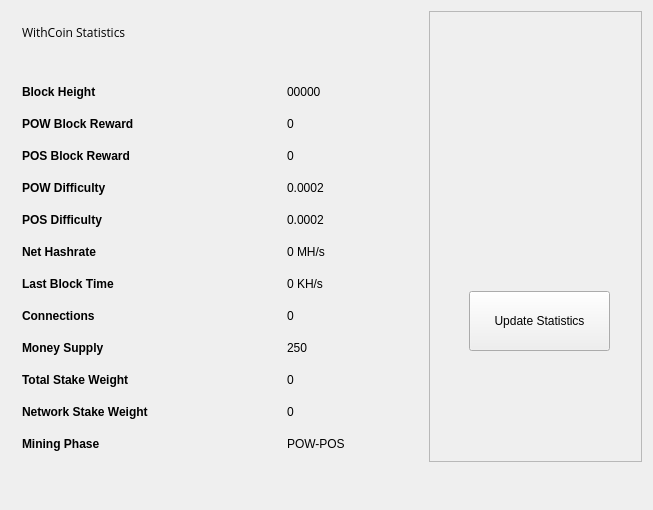
<?xml version="1.0" encoding="UTF-8"?>
<ui version="4.0">
 <class>StatisticsPage</class>
 <widget class="QWidget" name="StatisticsPage">
  <property name="windowModality">
   <enum>Qt::NonModal</enum>
  </property>
  <property name="geometry">
   <rect>
    <x>0</x>
    <y>0</y>
    <width>653</width>
    <height>510</height>
   </rect>
  </property>
  <property name="windowTitle">
   <string>Digging</string>
  </property>
  <property name="styleSheet">
   <string notr="true">font-family:'Open Sans, sans-serif';</string>
  </property>
  <layout class="QGridLayout" name="gridLayout">
   <property name="sizeConstraint">
    <enum>QLayout::SetMaximumSize</enum>
   </property>
   <item row="0" column="1">
    <widget class="QFrame" name="frame">
     <property name="minimumSize">
      <size>
       <width>213</width>
       <height>0</height>
      </size>
     </property>
     <property name="frameShape">
      <enum>QFrame::StyledPanel</enum>
     </property>
     <property name="frameShadow">
      <enum>QFrame::Raised</enum>
     </property>
     <widget class="QPushButton" name="startButton">
      <property name="geometry">
       <rect>
        <x>40</x>
        <y>280</y>
        <width>141</width>
        <height>60</height>
       </rect>
      </property>
      <property name="sizePolicy">
       <sizepolicy hsizetype="Fixed" vsizetype="Fixed">
        <horstretch>0</horstretch>
        <verstretch>0</verstretch>
       </sizepolicy>
      </property>
      <property name="minimumSize">
       <size>
        <width>120</width>
        <height>60</height>
       </size>
      </property>
      <property name="autoFillBackground">
       <bool>false</bool>
      </property>
      <property name="styleSheet">
       <string notr="true"/>
      </property>
      <property name="text">
       <string>Update Statistics</string>
      </property>
     </widget>
     <widget class="QLabel" name="label">
      <property name="geometry">
       <rect>
        <x>10</x>
        <y>10</y>
        <width>191</width>
        <height>191</height>
       </rect>
      </property>
      <property name="text">
       <string/>
      </property>
      <property name="pixmap">
       <pixmap resource="../bitcoin.qrc">:/icons/coinbg</pixmap>
      </property>
      <property name="scaledContents">
       <bool>true</bool>
      </property>
     </widget>
    </widget>
   </item>
   <item row="0" column="0">
    <widget class="QFrame" name="gridFrame_2">
     <layout class="QGridLayout" name="gridLayout_4">
      <item row="3" column="0">
       <layout class="QFormLayout" name="formLayout_2">
        <property name="fieldGrowthPolicy">
         <enum>QFormLayout::FieldsStayAtSizeHint</enum>
        </property>
        <property name="horizontalSpacing">
         <number>139</number>
        </property>
        <property name="verticalSpacing">
         <number>18</number>
        </property>
        <property name="rightMargin">
         <number>0</number>
        </property>
        <item row="1" column="0">
         <widget class="QLabel" name="label_14">
          <property name="text">
           <string>&lt;html&gt;&lt;head/&gt;&lt;body&gt;&lt;p&gt;&lt;span style=&quot; font-weight:600;&quot;&gt;Block Height&lt;/span&gt;&lt;/p&gt;&lt;/body&gt;&lt;/html&gt;</string>
          </property>
         </widget>
        </item>
        <item row="1" column="1">
         <widget class="QLabel" name="heightBox">
          <property name="text">
           <string>00000</string>
          </property>
         </widget>
        </item>
        <item row="2" column="0">
         <widget class="QLabel" name="label_12">
          <property name="text">
           <string>&lt;html&gt;&lt;head/&gt;&lt;body&gt;&lt;p&gt;&lt;span style=&quot; font-weight:600;&quot;&gt;POW Block Reward&lt;/span&gt;&lt;/p&gt;&lt;/body&gt;&lt;/html&gt;</string>
          </property>
         </widget>
        </item>
        <item row="2" column="1">
         <widget class="QLabel" name="rewardBox">
          <property name="text">
           <string>0</string>
          </property>
         </widget>
        </item>
        <item row="3" column="0">
         <widget class="QLabel" name="label_17">
          <property name="text">
           <string>&lt;html&gt;&lt;head/&gt;&lt;body&gt;&lt;p&gt;&lt;span style=&quot; font-weight:600;&quot;&gt;POS Block Reward&lt;/span&gt;&lt;/p&gt;&lt;/body&gt;&lt;/html&gt;</string>
          </property>
         </widget>
        </item>
        <item row="3" column="1">
         <widget class="QLabel" name="posrewardBox">
          <property name="text">
           <string>0</string>
          </property>
         </widget>
        </item>
        <item row="4" column="0">
         <widget class="QLabel" name="label_13">
          <property name="text">
           <string>&lt;html&gt;&lt;head/&gt;&lt;body&gt;&lt;p&gt;&lt;span style=&quot; font-weight:600;&quot;&gt;POW Difficulty&lt;/span&gt;&lt;/p&gt;&lt;/body&gt;&lt;/html&gt;</string>
          </property>
         </widget>
        </item>
        <item row="4" column="1">
         <widget class="QLabel" name="diffBox">
          <property name="text">
           <string>0.0002</string>
          </property>
         </widget>
        </item>
        <item row="5" column="0">
         <widget class="QLabel" name="label_9">
          <property name="text">
           <string>&lt;html&gt;&lt;head/&gt;&lt;body&gt;&lt;p&gt;&lt;span style=&quot; font-weight:600;&quot;&gt;POS Difficulty&lt;/span&gt;&lt;/p&gt;&lt;/body&gt;&lt;/html&gt;</string>
          </property>
         </widget>
        </item>
        <item row="5" column="1">
         <widget class="QLabel" name="diffBox2">
          <property name="text">
           <string>0.0002</string>
          </property>
         </widget>
        </item>
        <item row="6" column="1">
         <widget class="QLabel" name="pawrateBox">
          <property name="text">
           <string>0 MH/s</string>
          </property>
         </widget>
        </item>
        <item row="7" column="0">
         <widget class="QLabel" name="label3_2">
          <property name="sizePolicy">
           <sizepolicy hsizetype="Preferred" vsizetype="Maximum">
            <horstretch>0</horstretch>
            <verstretch>0</verstretch>
           </sizepolicy>
          </property>
          <property name="text">
           <string>&lt;html&gt;&lt;head/&gt;&lt;body&gt;&lt;p&gt;&lt;span style=&quot; font-weight:600;&quot;&gt;Last Block Time&lt;/span&gt;&lt;/p&gt;&lt;/body&gt;&lt;/html&gt;</string>
          </property>
         </widget>
        </item>
        <item row="7" column="1">
         <widget class="QLabel" name="localBox">
          <property name="text">
           <string>0 KH/s</string>
          </property>
         </widget>
        </item>
        <item row="8" column="0">
         <widget class="QLabel" name="label1_2">
          <property name="text">
           <string>&lt;html&gt;&lt;head/&gt;&lt;body&gt;&lt;p&gt;&lt;span style=&quot; font-weight:600;&quot;&gt;Connections&lt;/span&gt;&lt;/p&gt;&lt;/body&gt;&lt;/html&gt;</string>
          </property>
         </widget>
        </item>
        <item row="8" column="1">
         <widget class="QLabel" name="connectionBox">
          <property name="text">
           <string>0</string>
          </property>
         </widget>
        </item>
        <item row="9" column="0">
         <widget class="QLabel" name="label_8">
          <property name="text">
           <string>&lt;html&gt;&lt;head/&gt;&lt;body&gt;&lt;p&gt;&lt;span style=&quot; font-weight:600;&quot;&gt;Money Supply&lt;/span&gt;&lt;/p&gt;&lt;/body&gt;&lt;/html&gt;</string>
          </property>
         </widget>
        </item>
        <item row="9" column="1">
         <widget class="QLabel" name="volumeBox">
          <property name="text">
           <string>250</string>
          </property>
         </widget>
        </item>
        <item row="10" column="0">
         <widget class="QLabel" name="label_10">
          <property name="text">
           <string>&lt;html&gt;&lt;head/&gt;&lt;body&gt;&lt;p&gt;&lt;span style=&quot; font-weight:600;&quot;&gt;Total Stake Weight&lt;/span&gt;&lt;/p&gt;&lt;/body&gt;&lt;/html&gt;</string>
          </property>
         </widget>
        </item>
        <item row="10" column="1">
         <widget class="QLabel" name="minBox">
          <property name="text">
           <string>0</string>
          </property>
         </widget>
        </item>
        <item row="11" column="0">
         <widget class="QLabel" name="label_11">
          <property name="text">
           <string>&lt;html&gt;&lt;head/&gt;&lt;body&gt;&lt;p&gt;&lt;span style=&quot; font-weight:600;&quot;&gt;Network Stake Weight&lt;/span&gt;&lt;/p&gt;&lt;/body&gt;&lt;/html&gt;</string>
          </property>
         </widget>
        </item>
        <item row="11" column="1">
         <widget class="QLabel" name="maxBox">
          <property name="text">
           <string>0</string>
          </property>
         </widget>
        </item>
        <item row="12" column="0">
         <widget class="QLabel" name="label_15">
          <property name="text">
           <string>&lt;html&gt;&lt;head/&gt;&lt;body&gt;&lt;p&gt;&lt;span style=&quot; font-weight:600;&quot;&gt;Mining Phase&lt;/span&gt;&lt;/p&gt;&lt;/body&gt;&lt;/html&gt;</string>
          </property>
         </widget>
        </item>
        <item row="12" column="1">
         <widget class="QLabel" name="cBox">
          <property name="text">
           <string>POW-POS</string>
          </property>
         </widget>
        </item>
        <item row="6" column="0">
         <widget class="QLabel" name="label_16">
          <property name="text">
           <string>&lt;html&gt;&lt;head/&gt;&lt;body&gt;&lt;p&gt;&lt;span style=&quot; font-weight:600;&quot;&gt;Net Hashrate&lt;/span&gt;&lt;/p&gt;&lt;/body&gt;&lt;/html&gt;</string>
          </property>
         </widget>
        </item>
       </layout>
      </item>
      <item row="1" column="0">
       <layout class="QHBoxLayout" name="horizontalLayout_4">
        <property name="spacing">
         <number>7</number>
        </property>
        <item>
         <widget class="QLabel" name="label_5">
          <property name="font">
           <font>
            <family>Open Sans, sans-serif</family>
           </font>
          </property>
          <property name="text">
           <string>WithCoin Statistics</string>
          </property>
         </widget>
        </item>
        <item>
         <spacer name="horizontalSpacer_2">
          <property name="orientation">
           <enum>Qt::Horizontal</enum>
          </property>
          <property name="sizeHint" stdset="0">
           <size>
            <width>40</width>
            <height>20</height>
           </size>
          </property>
         </spacer>
        </item>
       </layout>
      </item>
      <item row="2" column="0">
       <spacer name="verticalSpacer_2">
        <property name="orientation">
         <enum>Qt::Vertical</enum>
        </property>
        <property name="sizeHint" stdset="0">
         <size>
          <width>20</width>
          <height>40</height>
         </size>
        </property>
       </spacer>
      </item>
     </layout>
    </widget>
   </item>
   <item row="1" column="0">
    <spacer name="verticalSpacer">
     <property name="orientation">
      <enum>Qt::Vertical</enum>
     </property>
     <property name="sizeHint" stdset="0">
      <size>
       <width>20</width>
       <height>40</height>
      </size>
     </property>
    </spacer>
   </item>
  </layout>
 </widget>
 <layoutdefault spacing="6" margin="11"/>
 <resources>
  <include location="../bitcoin.qrc"/>
 </resources>
 <connections/>
</ui>
